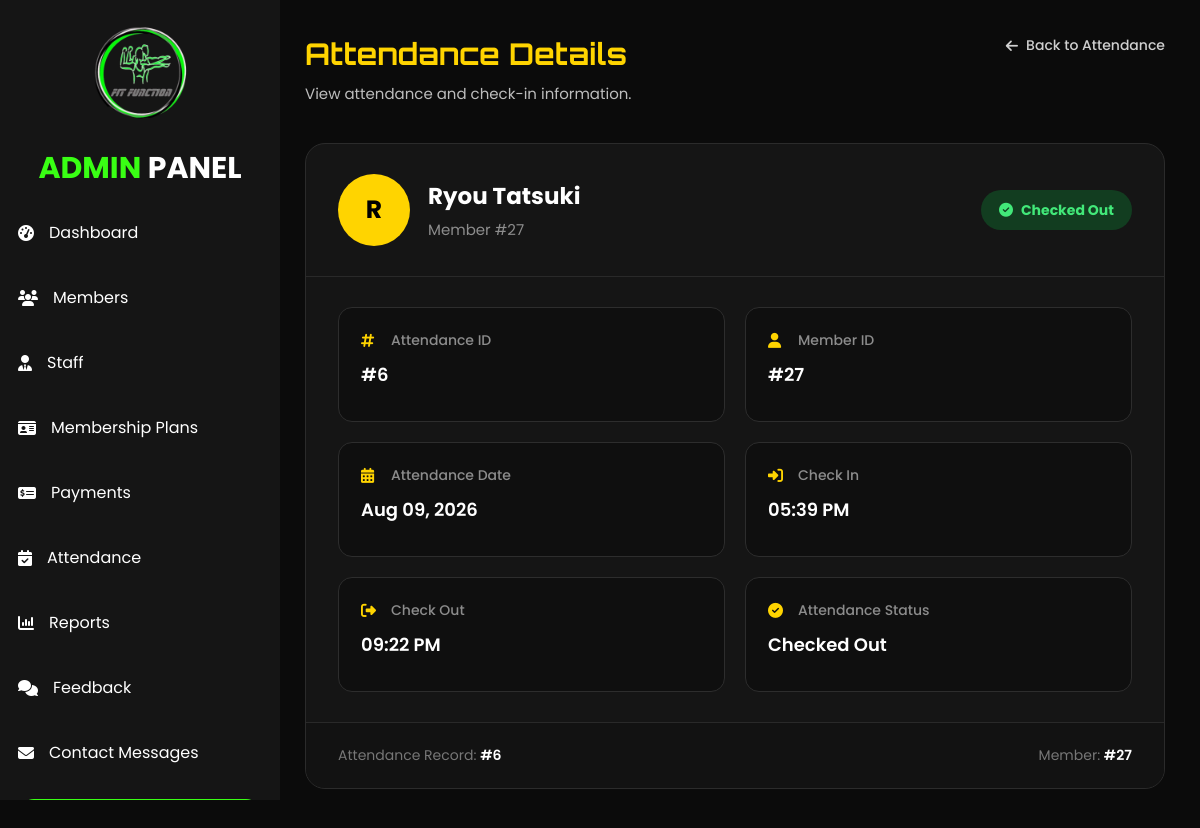
Page /attendance_view_admin.php?id=6 (signed in) on the committed database.
### tables this page shows
CREATE TABLE `attendance` (
  `attendance_id` int(11) NOT NULL,
  `member_id` int(11) NOT NULL,
  `check_in` datetime DEFAULT NULL,
  `check_out` datetime DEFAULT NULL,
  `attendance_date` date NOT NULL,
  `status` enum('Checked In','Checked Out') DEFAULT 'Checked In',
  `created_at` timestamp NOT NULL DEFAULT CURRENT_TIMESTAMP
);

CREATE TABLE `signup` (
  `id` int(100) NOT NULL,
  `first_name` varchar(100) NOT NULL,
  `middlename` varchar(100) DEFAULT NULL,
  `last_name` varchar(100) NOT NULL,
  `suffix` varchar(20) DEFAULT NULL,
  `email` varchar(150) NOT NULL,
  `contact_number` varchar(30) NOT NULL,
  `gender` enum('Male','Female','Rather not say') NOT NULL,
  `birthdate` date NOT NULL,
  `password` varchar(255) NOT NULL,
  `created_at` timestamp NOT NULL DEFAULT CURRENT_TIMESTAMP ON UPDATE CURRENT_TIMESTAMP,
  `verification_code` varchar(6) NOT NULL,
  `verification_expiry` datetime NOT NULL,
  `email_verified` tinyint(1) NOT NULL DEFAULT '0',
  `status` varchar(20) NOT NULL DEFAULT 'Pending',
  `address` varchar(255) DEFAULT NULL,
  `profile_picture` varchar(255) DEFAULT NULL,
  `qr_token` varchar(64) DEFAULT NULL
);

### attendance_view_admin.php (the view, shortened to what this page needs)
<?php
include("includes/admin_auth.php");
$attendanceId = (int)$_GET['id'];
$sql = "
    SELECT
        a.attendance_id,
        a.member_id,
        a.attendance_date,
        a.check_in,
        a.check_out,
        a.status,
        s.first_name,
        s.middlename,
        s.last_name,
        s.suffix
    FROM attendance a
    LEFT JOIN signup s
        ON a.member_id = s.id
    WHERE a.attendance_id = ?
    LIMIT 1
";
$stmt = $con->prepare($sql);
$stmt->bind_param("i", $attendanceId);
$stmt->execute();
$result = $stmt->get_result();
$attendance = $result->fetch_assoc();
$memberName = trim(
    ($attendance['first_name'] ?? '') . ' ' .
    ($attendance['middlename'] ?? '') . ' ' .
    ($attendance['last_name'] ?? '') . ' ' .
    ($attendance['suffix'] ?? '')
);
$initial = strtoupper(
    substr(
        trim($attendance['first_name'] ?? $memberName),
        0,
        1
    )
);
$status = $attendance['status'] ?? 'Unknown';
?>
<!DOCTYPE html>
<html lang="en">
<head>
    <link
        rel="stylesheet"
        href="https://cdnjs.cloudflare.com/ajax/libs/font-awesome/6.7.2/css/all.min.css"
    >
    <link
        rel="stylesheet"
        href="assets/css/admin.css"
    >
</head>
<body>
<div class="wrapper">
    <?php include("includes/admin_sidebar.php"); ?>
    <div class="main">
        <div class="dashboard-content attendance-view-content">
            <div class="attendance-view-header">
                <div>
                    <h2>
                        Attendance Details
                    </h2>
                    <p>
                        View attendance and check-in information.
                    </p>
                </div>
                <a
                    href="attendance_admin.php"
                    class="back-staff-btn"
                >
                    <i class="fa-solid fa-arrow-left"></i>
                    Back to Attendance
                </a>
            </div>
            <div class="attendance-details-card">
                <div class="attendance-member-header">
                    <div class="attendance-member-info">
                        <div class="attendance-member-avatar">
                            <?= htmlspecialchars($initial) ?>
                        </div>
                        <div class="attendance-member-text">
                            <h3>
                                <?= htmlspecialchars($memberName) ?>
                            </h3>
                            <span>
                                Member #<?= (int)$attendance['member_id'] ?>
                            </span>
                        </div>
                    </div>
                    <?php
                    $displayStatusClass = 'default';
                    if ($status === 'Checked Out') {
                        $displayStatusClass = 'checked-out';
                    }
                    ?>
                    <span
                        class="attendance-status <?= $displayStatusClass ?>"
                    >
                        <i
                            class="fa-solid
                            <?= $status === 'Checked In'
                                ? 'fa-right-to-bracket'
                                : 'fa-circle-check'
                            ?>"
                            style="margin-right:8px;"
                        ></i>
                        <?= htmlspecialchars($status) ?>
                    </span>
                </div>
                <div class="attendance-info-grid">
                    <div class="attendance-info-box">
                        <div class="attendance-info-label">
                            <i class="fa-solid fa-hashtag"></i>
                            Attendance ID
                        </div>
                        <div class="attendance-info-value">
                            #<?= (int)$attendance['attendance_id'] ?>
                        </div>
                    </div>
                    <div class="attendance-info-box">
                        <div class="attendance-info-label">
                            <i class="fa-solid fa-user"></i>
                            Member ID
                        </div>
                        <div class="attendance-info-value">
                            #<?= (int)$attendance['member_id'] ?>
                        </div>
                    </div>
                    <div class="attendance-info-box">
                        <div class="attendance-info-label">
                            <i class="fa-solid fa-calendar-days"></i>
                            Attendance Date
                        </div>
                        <div class="attendance-info-value">
                            <?= date(
                                "M d, Y",
                                strtotime($attendance['attendance_date'])
                            ) ?>
                        </div>
                    </div>
                    <div class="attendance-info-box">
                        <div class="attendance-info-label">
                            <i class="fa-solid fa-right-to-bracket"></i>
                            Check In
                        </div>
                        <div class="attendance-info-value">
                            <?php if (!empty($attendance['check_in'])): ?>
                                <?= date(
                                    "h:i A",
                                    strtotime($attendance['check_in'])
                                ) ?>
                            <?php else: ?>
                                —
                            <?php endif; ?>
                        </div>
                    </div>
                    <div class="attendance-info-box">
                        <div class="attendance-info-label">
                            <i class="fa-solid fa-right-from-bracket"></i>
                            Check Out
                        </div>
                        <div class="attendance-info-value">
                            <?php if (!empty($attendance['check_out'])): ?>
                                <?= date(
                                    "h:i A",
                                    strtotime($attendance['check_out'])
                                ) ?>
                            <?php else: ?>
                                —
                            <?php endif; ?>
                        </div>
                    </div>
                    <div class="attendance-info-box">
                        <div class="attendance-info-label">
                            <i class="fa-solid fa-circle-check"></i>
                            Attendance Status
                        </div>
                        <div class="attendance-info-value">
                            <?= htmlspecialchars($status) ?>
                        </div>
                    </div>
                </div>
                <div class="attendance-details-footer">
                    <div class="attendance-record-id">
                        Attendance Record:
                        <strong>
                            #<?= (int)$attendance['attendance_id'] ?>
                        </strong>
                    </div>
                    <div class="attendance-record-id">
                        Member:
                        <strong>
                            #<?= (int)$attendance['member_id'] ?>
                        </strong>
                    </div>
                </div>
            </div>
        </div>
    </div>
</div>
</body>
</html>

### attendance_view_admin.php (style rules this page uses)
.attendance-view-content { width: 100%; padding-bottom: 40px; }
.attendance-view-header { display: flex; align-items: flex-start; justify-content: space-between; gap: 30px; margin-bottom: 38px; }
.attendance-view-header h2 { margin: 0 0 10px; font-family: 'Orbitron', sans-serif; font-size: 30px; font-weight: 700; color: #FFD400; }
.attendance-view-header p { margin: 0; color: #bdbdbd; font-family: 'Poppins', sans-serif; font-size: 15px; font-weight: 400; }
.attendance-details-card { width: 100%; background: #151515; border: 1px solid #2b2b2b; border-radius: 20px; overflow: hidden; }
.attendance-member-header { display: flex; align-items: center; justify-content: space-between; gap: 25px; padding: 30px 32px; border-bottom: 1px solid #292929; }
.attendance-member-info { display: flex; align-items: center; gap: 18px; }
.attendance-member-avatar { width: 72px; height: 72px; flex-shrink: 0; display: flex; align-items: center; justify-content: center; background: #FFD400; border-radius: 50%; color: #000; font-family: 'Poppins', sans-serif; font-size: 25px; font-weight: 700; }
.attendance-member-text h3 { margin: 0 0 4px; color: #fff; font-family: 'Poppins', sans-serif; font-size: 23px; font-weight: 700; }
.attendance-member-text span { color: #8d8d8d; font-family: 'Poppins', sans-serif; font-size: 15px; }
.attendance-status { display: inline-flex; align-items: center; justify-content: center; min-height: 40px; padding: 0 18px; border-radius: 20px; font-family: 'Poppins', sans-serif; font-size: 14px; font-weight: 700; }
.attendance-status.checked-out { background: #123d20; color: #42e879; }
.attendance-info-grid { display: grid; grid-template-columns: repeat(2, minmax(0, 1fr)); gap: 20px; padding: 30px 32px; }
.attendance-info-box { min-height: 115px; padding: 22px; background: #0f0f0f; border: 1px solid #2d2d2d; border-radius: 14px; }
.attendance-info-label { display: flex; align-items: center; gap: 10px; margin-bottom: 10px; color: #8c8c8c; font-family: 'Poppins', sans-serif; font-size: 14px; font-weight: 500; }
.attendance-info-label i { width: 20px; color: #FFD400; font-size: 15px; }
.attendance-info-value { color: #fff; font-family: 'Poppins', sans-serif; font-size: 18px; font-weight: 600; }
.attendance-details-footer { display: flex; align-items: center; justify-content: space-between; padding: 22px 32px; border-top: 1px solid #292929; background: #121212; }
.attendance-record-id { color: #777; font-family: 'Poppins', sans-serif; font-size: 14px; }
.attendance-record-id strong { color: #fff; font-weight: 600; }

### rows in the picture
attendance: member.first_name "R", member.suffix "Ryou Tatsuki", member "27", status "Checked Out", attendance_id "6", attendance_date "Aug 09, 2026", check_in "05:39 PM", check_out "09:22 PM"
